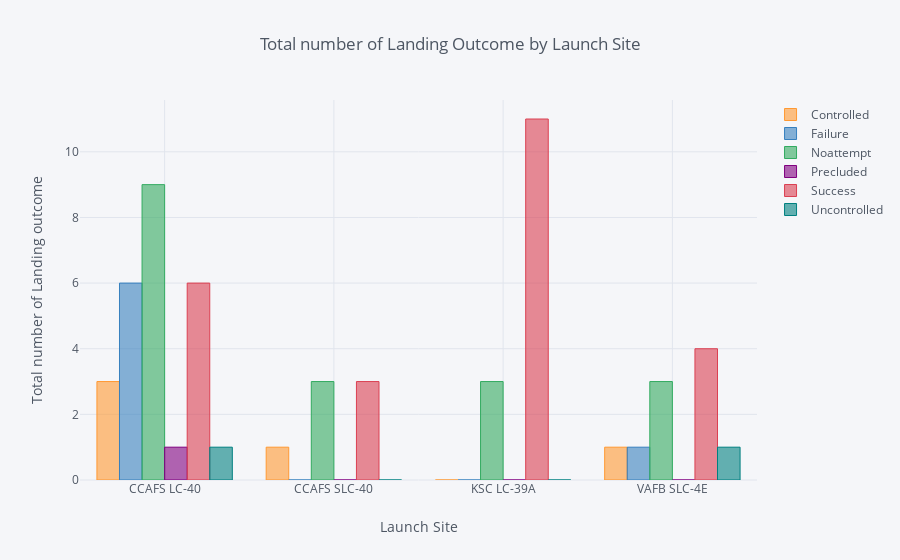

The cell this chart's notebook holds for it:
### Markdown cell above
The crosstab shows occurrences in landing outcomes by Launch Site

### Code cell
landing.iplot(kind='bar', xTitle='Launch Site', 
           yTitle='Total number of Landing outcome', title='Total number of Landing Outcome by Launch Site')

### Figure 1 — Plotly figure (JSON) as saved in the notebook; plotly's stock layout.template omitted (floating-point values rounded to 4 significant figures)
{"data": [{"marker": {"color": "rgba(255, 153, 51, 0.6)", "line": {"color": "rgba(255, 153, 51, 1.0)", "width": 1}}, "name": "Controlled", "orientation": "v", "text": "", "type": "bar", "uid": "85ed750a-7e8e-4b95-857d-f55dfc5640f3", "x": ["CCAFS LC-40", "CCAFS SLC-40", "KSC LC-39A", "VAFB SLC-4E"], "y": [3, 1, 0, 1]}, {"marker": {"color": "rgba(55, 128, 191, 0.6)", "line": {"color": "rgba(55, 128, 191, 1.0)", "width": 1}}, "name": "Failure", "orientation": "v", "text": "", "type": "bar", "uid": "1edd6c4f-e112-4bfe-80da-b6ba8fce0ba7", "x": ["CCAFS LC-40", "CCAFS SLC-40", "KSC LC-39A", "VAFB SLC-4E"], "y": [6, 0, 0, 1]}, {"marker": {"color": "rgba(50, 171, 96, 0.6)", "line": {"color": "rgba(50, 171, 96, 1.0)", "width": 1}}, "name": "Noattempt", "orientation": "v", "text": "", "type": "bar", "uid": "8bfc452a-89fd-488c-a4a2-45a448ad54fb", "x": ["CCAFS LC-40", "CCAFS SLC-40", "KSC LC-39A", "VAFB SLC-4E"], "y": [9, 3, 3, 3]}, {"marker": {"color": "rgba(128, 0, 128, 0.6)", "line": {"color": "rgba(128, 0, 128, 1.0)", "width": 1}}, "name": "Precluded", "orientation": "v", "text": "", "type": "bar", "uid": "1815cf2c-a2a9-4070-b8ba-be10bbfbc353", "x": ["CCAFS LC-40", "CCAFS SLC-40", "KSC LC-39A", "VAFB SLC-4E"], "y": [1, 0, 0, 0]}, {"marker": {"color": "rgba(219, 64, 82, 0.6)", "line": {"color": "rgba(219, 64, 82, 1.0)", "width": 1}}, "name": "Success", "orientation": "v", "text": "", "type": "bar", "uid": "6deaea87-0079-4d50-a028-2881805aed97", "x": ["CCAFS LC-40", "CCAFS SLC-40", "KSC LC-39A", "VAFB SLC-4E"], "y": [6, 3, 11, 4]}, {"marker": {"color": "rgba(0, 128, 128, 0.6)", "line": {"color": "rgba(0, 128, 128, 1.0)", "width": 1}}, "name": "Uncontrolled", "orientation": "v", "text": "", "type": "bar", "uid": "12850a68-1cb5-4d67-8d2e-3a57e1cd2edd", "x": ["CCAFS LC-40", "CCAFS SLC-40", "KSC LC-39A", "VAFB SLC-4E"], "y": [1, 0, 0, 1]}], "layout": {"legend": {"bgcolor": "#F5F6F9", "font": {"color": "#4D5663"}}, "paper_bgcolor": "#F5F6F9", "plot_bgcolor": "#F5F6F9", "title": {"font": {"color": "#4D5663"}, "text": "Total number of Landing Outcome by Launch Site"}, "xaxis": {"gridcolor": "#E1E5ED", "showgrid": true, "tickfont": {"color": "#4D5663"}, "title": {"font": {"color": "#4D5663"}, "text": "Launch Site"}, "zerolinecolor": "#E1E5ED"}, "yaxis": {"gridcolor": "#E1E5ED", "showgrid": true, "tickfont": {"color": "#4D5663"}, "title": {"font": {"color": "#4D5663"}, "text": "Total number of Landing outcome"}, "zerolinecolor": "#E1E5ED"}}}
